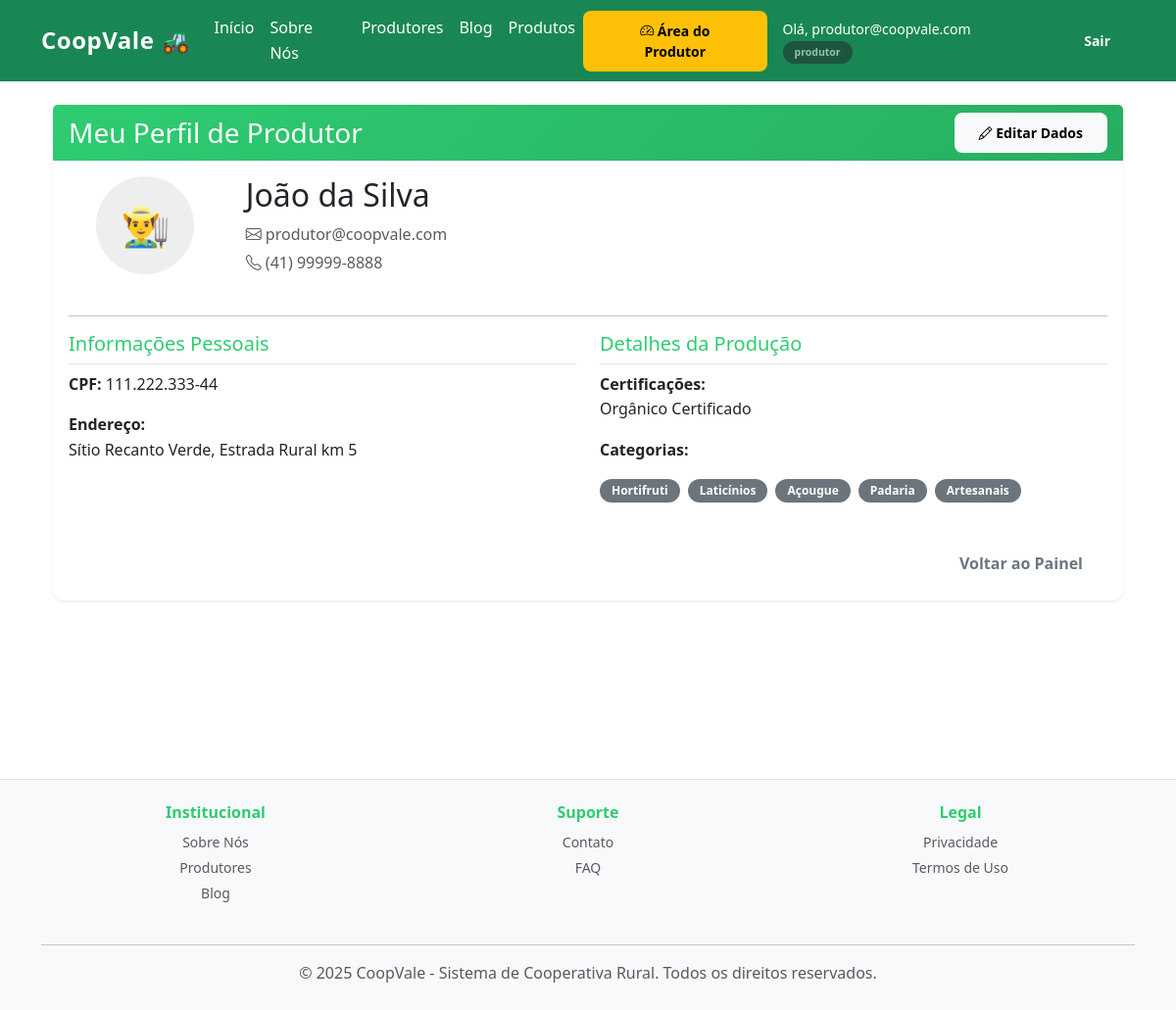
Screenshot of /produtor/meu-perfil (signed in) with the database file from the repository.
### app/models/models.py (models this page shows)
class Usuario(db.Model, UserMixin):
    id = db.Column(db.Integer, primary_key=True)
    email = db.Column(db.String(120), unique=True, nullable=False)
    senha_hash = db.Column(db.String(255), nullable=False)
    tipo_usuario = db.Column(db.String(20), nullable=False)
    ativo = db.Column(db.Boolean, default=True)
    produtor = db.relationship("Produtor", backref="usuario", uselist=False)
    cliente = db.relationship("Cliente", backref="usuario", uselist=False)
    @property
    def is_active(self):
        return self.ativo

class Produtor(db.Model):
    id = db.Column(db.Integer, primary_key=True)
    usuario_id = db.Column(db.Integer, db.ForeignKey(
        "usuario.id"), unique=True, nullable=False)
    nome = db.Column(db.String(100), nullable=False)
    cpf = db.Column(db.String(14))
    telefone = db.Column(db.String(20))
    endereco = db.Column(db.Text)
    certificacoes = db.Column(db.Text)
    produtos = db.relationship("Produto", backref="produtor", lazy=True)
    categorias = db.relationship('Categoria', secondary=produtor_categoria,
                                 lazy='subquery', backref=db.backref('produtores', lazy=True))

class Categoria(db.Model):
    id = db.Column(db.Integer, primary_key=True)
    nome = db.Column(db.String(50), unique=True, nullable=False)
    descricao = db.Column(db.Text)
    icone = db.Column(db.String(50))
    valor_minimo = db.Column(db.Float, default=0.0)
    produtos = db.relationship("Produto", backref="categoria", lazy=True)

### app/blueprints/produtores/routes.py (the view)
@produtor_bp.route("/meu-perfil")
@login_required
@produtor_required
def ver_perfil():
    perfil = current_user.produtor
    return render_template("produtores/ver_perfil.html", perfil=perfil)

### app/blueprints/produtores/routes.py (called while the page is built)
def produtor_required(f):
    @wraps(f)
    def decorated_function(*args, **kwargs):
        if not current_user.is_authenticated or current_user.tipo_usuario != 'produtor':
            flash("Acesso não autorizado.")
            return redirect(url_for('index'))
        if not current_user.produtor:
            return redirect(url_for('produtor.perfil'))
        return f(*args, **kwargs)
    return decorated_function

### app/templates/produtores/ver_perfil.html
{% extends "base.html" %}
{% block conteudo %}
<div class="container">
    <div class="card shadow-sm">
        <div class="card-header bg-success text-white d-flex justify-content-between align-items-center">
            <h3 class="mb-0">Meu Perfil de Produtor</h3>
            <a href="{{ url_for('produtor.perfil') }}" class="btn btn-light btn-sm">
                <i class="bi bi-pencil"></i> Editar Dados
            </a>
        </div>
        <div class="card-body">
            <div class="row mb-4">
                <div class="col-md-2 text-center">
                    <div
                        style="width: 100px; height: 100px; background: #eee; border-radius: 50%; display: flex; align-items: center; justify-content: center; margin: 0 auto;">
                        <span style="font-size: 40px;">👨‍🌾</span>
                    </div>
                </div>
                <div class="col-md-10">
                    <h2 class="card-title">{{ perfil.nome }}</h2>
                    <p class="text-muted mb-1"><i class="bi bi-envelope"></i> {{ current_user.email }}</p>
                    <p class="text-muted"><i class="bi bi-telephone"></i> {{ perfil.telefone or 'Não informado' }}</p>
                </div>
            </div>
            <hr>
            <div class="row">
                <div class="col-md-6 mb-4">
                    <h5 class="text-success border-bottom pb-2">Informações Pessoais</h5>
                    <p><strong>CPF:</strong> {{ perfil.cpf or 'Não informado' }}</p>
                    <p><strong>Endereço:</strong><br>
                        {{ perfil.endereco or 'Não informado' }}
                    </p>
                </div>
                <div class="col-md-6 mb-4">
                    <h5 class="text-success border-bottom pb-2">Detalhes da Produção</h5>
                    <p><strong>Certificações:</strong><br>
                        {% if perfil.certificacoes %}
                        {{ perfil.certificacoes }}
                        {% else %}
                        <span class="text-muted font-italic">Nenhuma certificação cadastrada.</span>
                        {% endif %}
                    </p>
                    <p><strong>Categorias:</strong></p>
                    {% if perfil.categorias %}
                    <div class="d-flex flex-wrap gap-2">
                        {% for cat in perfil.categorias %}
                        <span class="badge bg-secondary">{{ cat.nome }}</span>
                        {% endfor %}
                    </div>
                    {% else %}
                    <span class="text-muted">Nenhuma categoria selecionada.</span>
                    {% endif %}
                </div>
            </div>
            <div class="mt-3 text-end">
                <a href="{{ url_for('produtor.painel') }}" class="btn btn-outline-secondary">Voltar ao Painel</a>
            </div>
        </div>
    </div>
</div>
{% endblock %}

### app/templates/base.html (shortened to what this page needs)
<!DOCTYPE html>
<html lang="pt-br">
<head>
    <link href="https://cdn.jsdelivr.net/npm/bootstrap@5.3.0/dist/css/bootstrap.min.css" rel="stylesheet">
    <link rel="stylesheet" href="https://cdn.jsdelivr.net/npm/bootstrap-icons@1.10.5/font/bootstrap-icons.css">
    <link rel="stylesheet" href="{{ url_for('static', filename='style.css') }}">
</head>
<body>
    <nav class="navbar navbar-expand-lg navbar-dark bg-success mb-4 shadow-sm">
        <div class="container">
            <a class="navbar-brand fw-bold" href="{{ url_for('institucional.home') }}">CoopVale 🚜</a>
            <div class="collapse navbar-collapse" id="navbarNav">
                <ul class="navbar-nav me-auto">
                    <li class="nav-item"><a class="nav-link text-white" href="{{ url_for('institucional.home') }}">Início</a></li>
                    <li class="nav-item"><a class="nav-link text-white" href="{{ url_for('institucional.sobre') }}">Sobre Nós</a></li>
                    <li class="nav-item"><a class="nav-link text-white" href="{{ url_for('institucional.produtores') }}">Produtores</a></li>
                    <li class="nav-item"><a class="nav-link text-white" href="{{ url_for('institucional.blog') }}">Blog</a></li>
                    <li class="nav-item"><a class="nav-link text-white" href="{{ url_for('produtos.listar_produtos') }}">Produtos</a></li>
                </ul>
                <div class="d-flex align-items-center gap-2">
                    {% if current_user.is_authenticated %}
                    {% if current_user.tipo_usuario == 'produtor' %}
                    <a href="{{ url_for('produtor.painel') }}" class="btn btn-warning btn-sm fw-bold">
                        <i class="bi bi-speedometer2"></i> Área do Produtor
                    </a>
                    {% endif %}
                    <span class="text-white ms-2 small">
                        Olá, {{ current_user.email }}
                        <span class="badge bg-dark opacity-50">{{ current_user.tipo_usuario }}</span>
                    </span>
                    <a href="{{ url_for('auth.logout') }}" class="btn btn-outline-light btn-sm ms-2">Sair</a>
                    {% else %}
                    <a href="{{ url_for('auth.login') }}" class="btn btn-light btn-sm">Entrar</a>
                    <a href="{{ url_for('auth.registro') }}" class="btn btn-outline-light btn-sm">Criar Conta</a>
                    {% endif %}
                </div>
            </div>
        </div>
    </nav>
    <div class="container" style="min-height: 80vh;">
        {% block conteudo %}{% endblock %}
    </div>
    <footer class="bg-light text-center py-4 mt-5 border-top">
        <div class="container">
            <div class="row mb-4">
                <div class="col-md-4 text-center">
                    <h6 class="fw-bold text-success mb-2">Institucional</h6>
                    <ul style="list-style: none; padding: 0;">
                        <li><a href="{{ url_for('institucional.sobre') }}" class="text-muted text-decoration-none small">Sobre Nós</a></li>
                        <li><a href="{{ url_for('institucional.produtores') }}" class="text-muted text-decoration-none small">Produtores</a></li>
                        <li><a href="{{ url_for('institucional.blog') }}" class="text-muted text-decoration-none small">Blog</a></li>
                    </ul>
                </div>
                <div class="col-md-4 text-center">
                    <h6 class="fw-bold text-success mb-2">Suporte</h6>
                    <ul style="list-style: none; padding: 0;">
                        <li><a href="{{ url_for('institucional.contato') }}" class="text-muted text-decoration-none small">Contato</a></li>
                        <li><a href="{{ url_for('institucional.faq') }}" class="text-muted text-decoration-none small">FAQ</a></li>
                    </ul>
                </div>
                <div class="col-md-4 text-center">
                    <h6 class="fw-bold text-success mb-2">Legal</h6>
                    <ul style="list-style: none; padding: 0;">
                        <li><a href="{{ url_for('institucional.privacidade') }}" class="text-muted text-decoration-none small">Privacidade</a></li>
                        <li><a href="{{ url_for('institucional.termos') }}" class="text-muted text-decoration-none small">Termos de Uso</a></li>
                    </ul>
                </div>
            </div>
            <hr>
            <p class="text-muted mb-0">© 2025 CoopVale - Sistema de Cooperativa Rural. Todos os direitos reservados.</p>
        </div>
    </footer>
</body>
</html>

### app/static/style.css (style rules this page uses)
:root { --primary-color: #2ecc71; --primary-dark: #27ae60; --secondary-color: #f39c12; --light-bg: #f8f9fa; --border-color: #e0e0e0; --text-dark: #333; --text-muted: #666; }
* { margin: 0; padding: 0; box-sizing: border-box; }
html, body { height: 100%; }
body { font-family: 'Segoe UI', Tahoma, Geneva, Verdana, sans-serif; color: var(--text-dark); background-color: #fff; line-height: 1.6; }
.navbar { box-shadow: 0 2px 10px rgba(0, 0, 0, 0.1); transition: all 0.3s ease; }
.navbar-brand { font-size: 1.5rem; letter-spacing: 0.5px; }
.btn { border-radius: 8px; font-weight: 600; transition: all 0.3s ease; border: none; padding: 10px 25px; }
.card { border: none; border-radius: 12px; box-shadow: 0 2px 10px rgba(0, 0, 0, 0.08); transition: all 0.3s ease; }
.card-header { background: linear-gradient(135deg, var(--primary-color) 0%, var(--primary-dark) 100%); color: white; border: none; border-radius: 12px 12px 0 0; font-weight: 600; }
a { color: var(--primary-color); text-decoration: none; transition: all 0.3s ease; }
.badge { padding: 6px 12px; border-radius: 20px; font-weight: 600; }
footer { margin-top: auto; background-color: var(--light-bg); border-top: 1px solid var(--border-color); }
footer a { color: var(--text-muted); }
.text-success { color: var(--primary-color) !important; }
.shadow-sm { box-shadow: 0 1px 3px rgba(0, 0, 0, 0.1) !important; }
::placeholder { color: #999; opacity: 0.7; }

### rows the page displays
Usuario: email "produtor@coopvale.com", tipo_usuario "produtor"
Produtor: nome "João da Silva", telefone "(41) 99999-8888", cpf "111.222.333-44", endereco "Sítio Recanto Verde, Estrada Rural km 5", certificacoes "Orgânico Certificado"
Categoria: nome "Hortifruti"
Categoria: nome "Laticínios"
Categoria: nome "Açougue"
Categoria: nome "Padaria"
Categoria: nome "Artesanais"
